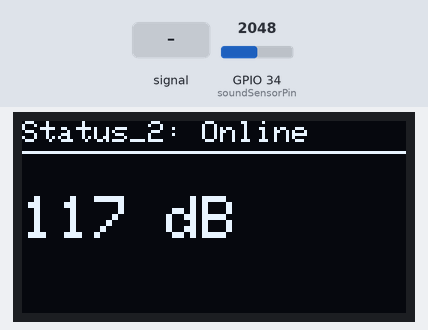
Bench run of a sketch on a simulated ESP32. Parts: 128×64 one-colour display. The test bench sets the inputs (shaded band); at power-on: GPIO 34 (soundSensorPin) = 2048. WiFi joins after 1.5 s; servers stay silent unless stated; no MQTT or app messages arrive unless stated; what the sketch prints to the serial monitor is not drawn.

Above: at 3.8 s.
3.9 s: GPIO 34 (soundSensorPin) fed a 200 Hz sine of ±327 counts around its level
At 5.03 s:
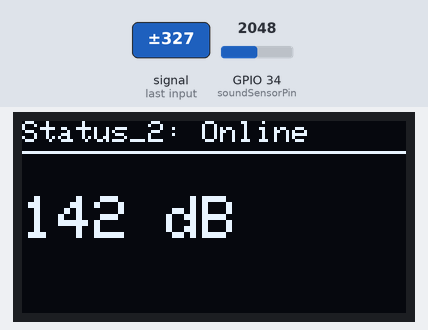
6.9 s: GPIO 34 (soundSensorPin) set to 2866
At 8.9 s:
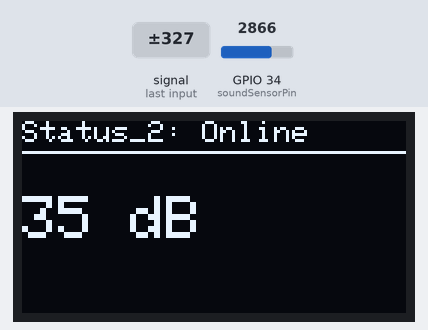
9.2 s: GPIO 34 (soundSensorPin) fed a 1000 Hz sine of ±1023 counts around its level
At 10.6 s:
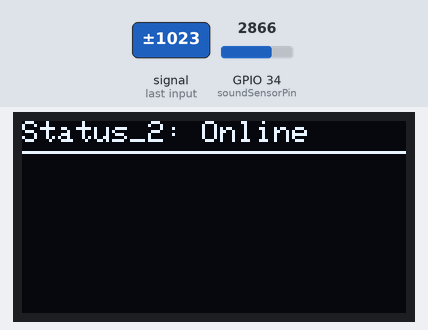
12.2 s: GPIO 34 (soundSensorPin) set to 3603
At 13.9 s:
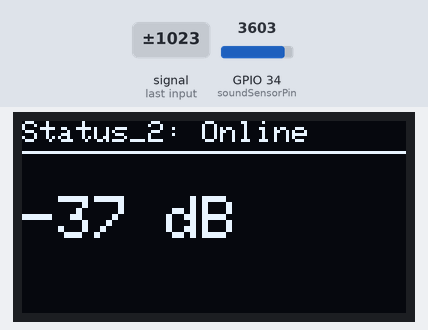
14.2 s: GPIO 34 (soundSensorPin) set to 4095
At 15.7 s:
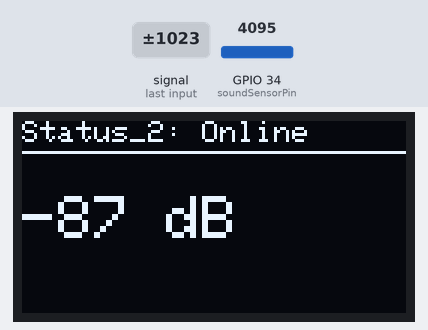
Timing chart, 0 to 17.2 s (numbered marks = the images above; inputs shaded):
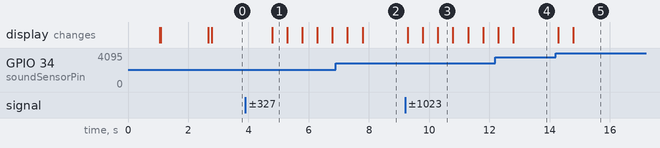

The sketch:

esp32sound_iot_2.ino
```cpp
#include <WiFi.h>
#include <PubSubClient.h>
#include <Wire.h>
#include <Adafruit_GFX.h>
#include <Adafruit_SSD1306.h>

// --- Configuration ---
const char* ssid = "Ok";
const char* password = "q12345678";
const char* mqtt_server = "demo.thingsboard.io";
const char* token = "KZkgqyc1h6Jsa4VhljHK";

// Hardware pins
const int soundSensorPin = 34;
#define SCREEN_WIDTH 128
#define SCREEN_HEIGHT 64
#define OLED_RESET -1
Adafruit_SSD1306 display(SCREEN_WIDTH, SCREEN_HEIGHT, &Wire, OLED_RESET);

WiFiClient espClient;
PubSubClient client(espClient);

// Timer and Averaging Variables
unsigned long lastSampleTime = 0;
unsigned long lastUpdateTime = 0;
const int sampleInterval = 50;   // Sample every 50ms
const int updateInterval = 500;  // Update every 500ms (10 samples)
long dbSum = 0;
int sampleCount = 0;

void updateStatus(String status, int dbValue = -1) {
  Serial.print("Status: ");
  Serial.print(status);
  if(dbValue != -1) {
    Serial.print(" | Avg dB: ");
    Serial.print(dbValue);
  }
  Serial.println();

  display.clearDisplay();
  display.setTextSize(1);
  display.setTextColor(SSD1306_WHITE);
  display.setCursor(0,0);
  display.print("Status_2: ");
  display.println(status);
  display.drawLine(0, 10, 128, 10, SSD1306_WHITE);

  if(dbValue != -1) {
    display.setCursor(0, 25);
    display.setTextSize(2);
    display.print(dbValue);
    display.print(" dB");
  }
  display.display();
}

void setup() {
  Serial.begin(115200);
  delay(1000);

  if(!display.begin(SSD1306_SWITCHCAPVCC, 0x3C)) {
    for(;;);
  }
  updateStatus("Starting...");

  WiFi.begin(ssid, password);
  while (WiFi.status() != WL_CONNECTED) {
    updateStatus("WiFi Connecting...");
    delay(500);
  }
  updateStatus("WiFi OK");
  client.setServer(mqtt_server, 1883);
}

void reconnect() {
  while (!client.connected()) {
    updateStatus("MQTT Connecting...");
    if (client.connect("ESP32Client", token, NULL)) {
      updateStatus("MQTT OK");
    } else {
      delay(2000);
    }
  }
}

void loop() {
  if (!client.connected()) {
    reconnect();
  }
  client.loop();

  unsigned long currentMillis = millis();

  // 1. SAMPLE EVERY 50ms
  if (currentMillis - lastSampleTime >= sampleInterval) {
    lastSampleTime = currentMillis;

    int rawValue = analogRead(soundSensorPin);
    int flippedValue = 4095 - rawValue;

    // Using your specific calculation formula
    int currentDb = (flippedValue / 10.0) - 87;

    dbSum += currentDb; // Add to running total
    sampleCount++;
  }

  // 2. SEND & UPDATE EVERY 500ms (after 10 samples)
  if (currentMillis - lastUpdateTime >= updateInterval) {
    lastUpdateTime = currentMillis;

    if (sampleCount > 0) {
      int avgDb = dbSum / sampleCount; // Calculate average

      // Update OLED and Serial
      updateStatus("Online", avgDb);

      // Send to ThingsBoard
      String payload = "{\"dB\":" + String(avgDb) + "}";
      if (client.publish("v1/devices/me/telemetry", payload.c_str())) {
        Serial.println("Telemetry sent to TB");
      }

      // Reset accumulators for next batch
      dbSum = 0;
      sampleCount = 0;
    }
  }
}
```

Measured:
- after the input at 3.9 s, the display: changes after 0.89 s (image 1)
- after the input at 9.2 s, the display: first changes after 0.09 s (image 3 shows a later state)
- after the input at 14.2 s, the display: first changes after 0.09 s (image 5 shows a later state)
- what the display in image 1 shows lasts 0.5 s, from 4.8 s to 5.3 s
